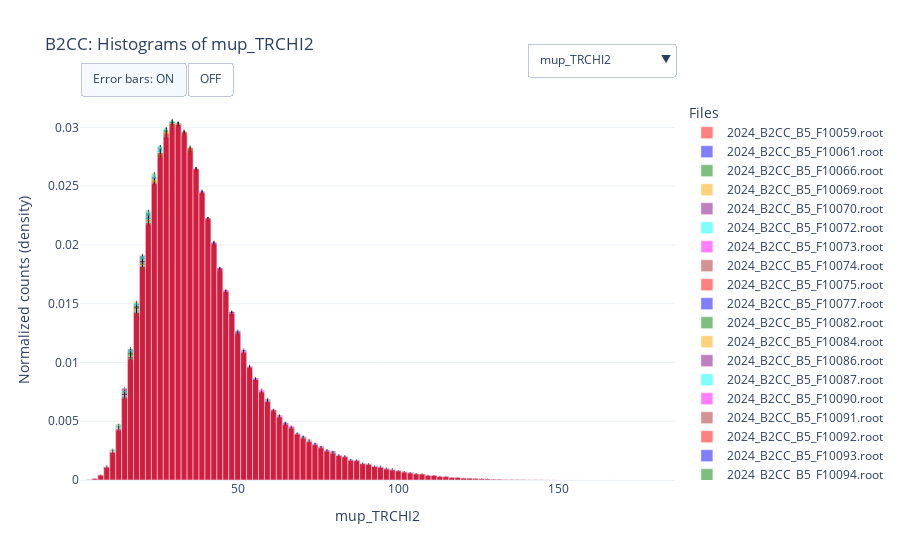
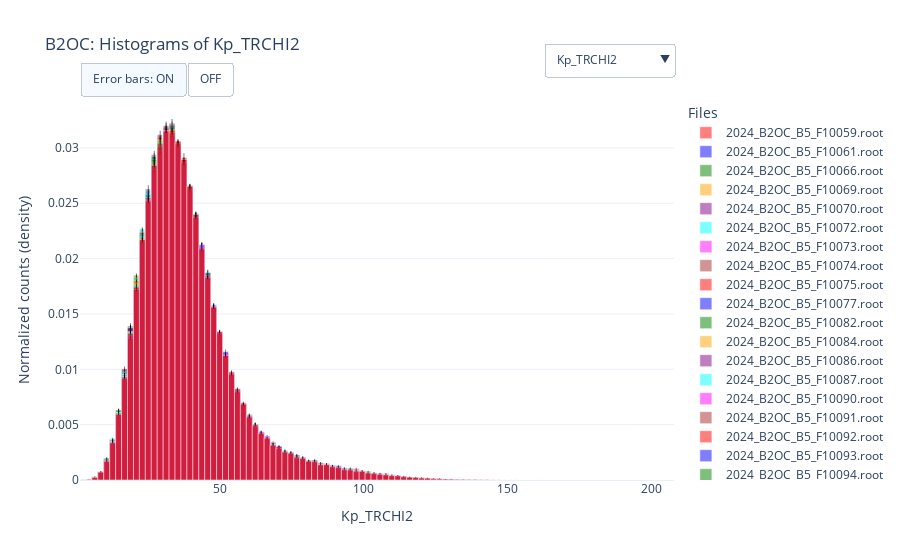

These figures' notebook cell, in order:
### Code cell
import os, platform
from collections import defaultdict
from typing import Dict, List, Tuple
import numpy as np
import plotly.graph_objects as go
import uproot
from pathlib import Path
import glob

PATTERN = "./data/block5_analysis/2024_*_B5_F*.root" 

file_paths = sorted(str(p) for p in glob.glob(PATTERN))


b2oc_tree = "ST-b2oc"
b2cc_tree = "ST-b2cc"

b2oc_branches = [
    "Kp_TRCHI2", "Kp_PID_K", "Kp_PROBNN_K", "Kp_PROBNN_PI",
    "pim_TRCHI2", "pim_PID_K", "pim_PROBNN_K", "pim_PROBNN_PI",
    "pip_TRCHI2", "pip_PID_K", "pip_PROBNN_K", "pip_PROBNN_PI",
]
b2cc_branches = [
    "mup_TRCHI2","mup_PID_MU","mup_PROBNN_MU",
    "mum_TRCHI2","mum_PID_MU","mum_PROBNN_MU",
    "Kp_TRCHI2","Kp_PID_K","Kp_PROBNN_K","Kp_PROBNN_PI",
]

colors = ["red","blue","green","orange","purple","cyan","magenta","brown"]

# Output paths
out_b2cc = str(DIR_HISTS / "2024_B5_b2cc_pid_histograms_branch_toggle.html")
out_b2oc = str(DIR_HISTS / "2024_B5_b2oc_pid_histograms_branch_toggle.html")


# File Reading 


def read_file_branches(path, tree_name, branches):
    """
    input: the path to the files, the tree names and the selected branches
    Returns {branch: np.ndarray} for the given file/tree.
    """
    out = {}
    try:
        with uproot.open(path) as f:
            if tree_name not in f:
                print(f"Tree '{tree_name}' not found in {os.path.basename(path)}")
                return out
            tree = f[tree_name]
            available = set(tree.keys())

            # Filter to branches that actually exist
            wanted = [b for b in branches if b in available]

            missing = sorted(set(branches) - set(wanted))
            if missing:
                print(f"Missing in {os.path.basename(path)}: {', '.join(missing)}")
            if not wanted:
                return out

            arrays = tree.arrays(wanted, library="np")

            for b in wanted:
                arr = arrays[b]
                if arr is None:
                    print(f"Branch '{b}' has no data")
                    continue
                # Flatten so it handles jagged and remove non finites
                data = np.asarray(arr).ravel()
                data = data[np.isfinite(data)]
                out[b] = data
    except Exception as e:
        print(f"Failed {os.path.basename(path)}: {e}")
    return out



# Plot Builder


def build_figure(category_name, branches, files, data_by_file, default_branch=None):
    """
    Create a plotly Figure where traces are grouped by branch.
    For each branch, we add one Bar per file (overlayed).

    Histograms are normalized to density.
    Error bars are based on sqrt(N) counting statistics only.
    """
    # pick a default branch that actually exists
    if default_branch is None:
        for b in branches:
            if any(b in data_by_file[fname] for _, fname in files):
                default_branch = b
                break

    fig = go.Figure()
    traces_per_branch = []

    for b in branches:
        present = []
        mins, maxs = [], []
        for i, (_, fname) in enumerate(files):
            if b in data_by_file[fname]:
                data = data_by_file[fname][b]
                if data.size == 0:
                    continue
                present.append((i, fname))
                mins.append(np.min(data))
                maxs.append(np.max(data))

        if not present:
            traces_per_branch.append(0)
            continue

        all_min = float(np.min(mins))
        all_max = float(np.max(maxs))
        if not np.isfinite(all_min) or not np.isfinite(all_max) or all_min == all_max:
            all_min = (all_min if np.isfinite(all_min) else 0.0) - 0.5
            all_max = (all_max if np.isfinite(all_max) else 0.0) + 0.5


        bins = np.linspace(all_min, all_max, 101)  
        centers = 0.5 * (bins[1:] + bins[:-1])
        bin_width = bins[1] - bins[0]

        count_in_group = 0
        for i, fname in present:
            data = data_by_file[fname][b]

            counts, _ = np.histogram(data, bins=bins, density=False)
            sumw2 = counts  # since weights=None
            Wtot = float(data.size)

            if Wtot <= 0 or bin_width <= 0:
                continue

            y_density   = counts / (Wtot * bin_width)
            err_density = np.sqrt(sumw2) / (Wtot * bin_width)

            fig.add_trace(go.Bar(
                x=centers,
                y=y_density,
                name=fname,
                marker=dict(color=colors[i % len(colors)]),
                opacity=0.5,
                width=bin_width,
                visible=False,
                error_y=dict(
                    type="data",
                    array=err_density,
                    visible=True,  
                    color="black",
                    thickness=1,
                    width=0         
                )
            ))
            count_in_group += 1

        traces_per_branch.append(count_in_group)


    n_traces = sum(traces_per_branch)
    branch_offsets = np.cumsum([0] + traces_per_branch[:-1])

    buttons = []
    for b, start, count in zip(branches, branch_offsets, traces_per_branch):
        vis = [False] * n_traces
        for j in range(start, start + count):
            vis[j] = True
        buttons.append(dict(
            label=b,
            method="update",
            args=[
                {"visible": vis},
                {"title": f"{category_name}: Histograms of {b}",
                 "xaxis": {"title": b},
                 "yaxis": {"title": "Normalized counts (density)"},
                 "legend": {"title": "Files"}}
            ]
        ))


    if default_branch in branches:
        k = branches.index(default_branch)
        start, count = branch_offsets[k], traces_per_branch[k]
        for j in range(start, start + count):
            fig.data[j].visible = True
        xlab = default_branch
    else:
        xlab = ""

    bar_trace_indices = list(range(n_traces))

    # layout with TWO menus: (1) branch dropdown, (2) error-bar toggle buttons
    fig.update_layout(
        title=f"{category_name}: Histograms of {default_branch}",
        xaxis_title=xlab,
        yaxis_title="Normalized counts (density)",
        legend_title="Files",
        barmode="overlay",
        template="plotly_white",
        updatemenus=[
            dict(  # Branch selector
                type="dropdown",
                x=1.0, xanchor="right",
                y=1.15, yanchor="top",
                buttons=buttons,
                showactive=True
            ),
            dict(  # Error-bar ON/OFF
                type="buttons",
                direction="right",
                x=0.0, xanchor="left",
                y=1.1, yanchor="top",
                buttons=[
                    dict(label="Error bars: ON",
                         method="restyle",
                         args=[{"error_y.visible": True}, bar_trace_indices]),
                    dict(label="OFF",
                         method="restyle",
                         args=[{"error_y.visible": False}, bar_trace_indices]),
                ]
            )
        ]
    )
    return fig


# Main Execution of the functions
data_store = {
    "B2OC": {"tree": b2oc_tree, "branches": b2oc_branches, "files": [], "data": defaultdict(dict)},
    "B2CC": {"tree": b2cc_tree, "branches": b2cc_branches, "files": [], "data": defaultdict(dict)},
}

for path in file_paths:
    fname = os.path.basename(path)
    if "B2OC" in fname:
        cat = "B2OC"
    elif "B2CC" in fname:
        cat = "B2CC"
    else:
        print(f"Skipping unknown file: {fname}")
        continue

    tree = data_store[cat]["tree"]
    branches = data_store[cat]["branches"]
    branch_data = read_file_branches(path, tree, branches)

    if branch_data:
        data_store[cat]["files"].append((path, fname))
        data_store[cat]["data"][fname] = branch_data

b2oc_fig = build_figure("B2OC",
                        data_store["B2OC"]["branches"],
                        data_store["B2OC"]["files"],
                        data_store["B2OC"]["data"])

b2cc_fig = build_figure("B2CC",
                        data_store["B2CC"]["branches"],
                        data_store["B2CC"]["files"],
                        data_store["B2CC"]["data"])

b2cc_fig.write_html(out_b2cc)
b2oc_fig.write_html(out_b2oc)

print(f"Saved B2CC figure to: {out_b2cc}")
print(f"Saved B2OC figure to: {out_b2oc}")

b2cc_fig.show()
b2oc_fig.show()
